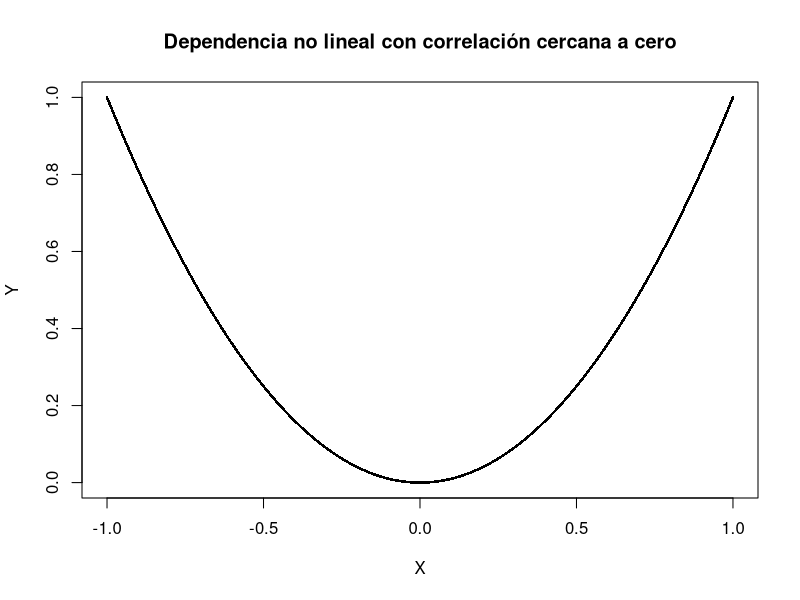
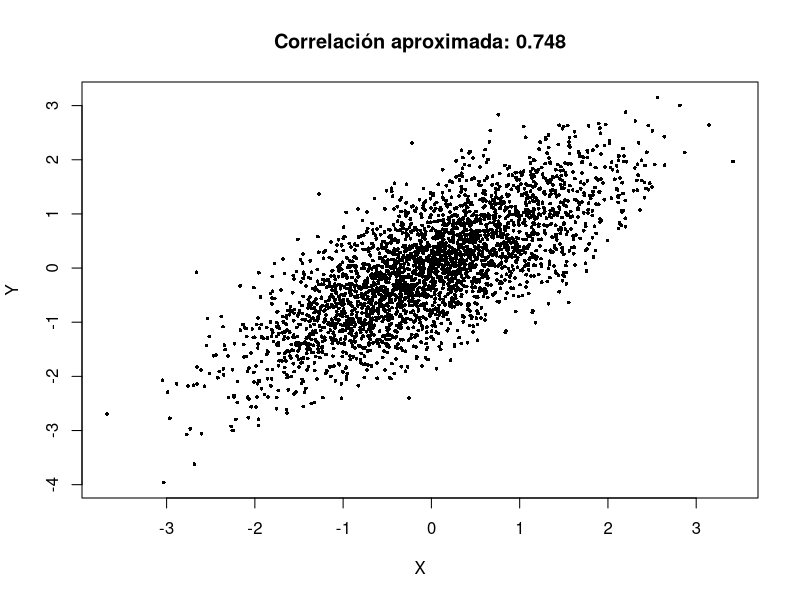

R code for these plots, in order:
## ---- chunk 1
P <- matrix(c(
  0.20, 0.10, 0.05,
  0.15, 0.20, 0.10,
  0.05, 0.10, 0.05
), nrow = 3, byrow = TRUE)

x <- 0:2
y <- 0:2

EX <- sum(x * rowSums(P))
EY <- sum(y * colSums(P))
EXY <- sum(outer(x, y, "*") * P)

c(EX = EX, EY = EY, EXY = EXY)
## ---- chunk 2
covXY <- EXY - EX * EY
covXY
## ---- chunk 3
EX2 <- sum((x^2) * rowSums(P))
EY2 <- sum((y^2) * colSums(P))

varX <- EX2 - EX^2
varY <- EY2 - EY^2

c(varX = varX, varY = varY, covXY = covXY)
## ---- chunk 4
rho <- covXY / sqrt(varX * varY)
rho
## ---- chunk 5
set.seed(2026)
X <- runif(50000, -1, 1)
Y <- X^2
cor(X, Y)
plot(X, Y, pch = 16, cex = 0.35,
     main = "Dependencia no lineal con correlación cercana a cero")
## ---- chunk 6
Sigma <- matrix(c(varX, covXY,
                  covXY, varY), nrow = 2)
Sigma
## ---- chunk 7
set.seed(2026)
n <- 3000
rho <- 0.75
z1 <- rnorm(n)
z2 <- rnorm(n)
X <- z1
Y <- rho*z1 + sqrt(1-rho^2)*z2

cor(X, Y)
plot(X, Y, pch = 16, cex = 0.5,
     main = paste("Correlación aproximada:", round(cor(X,Y), 3)))
